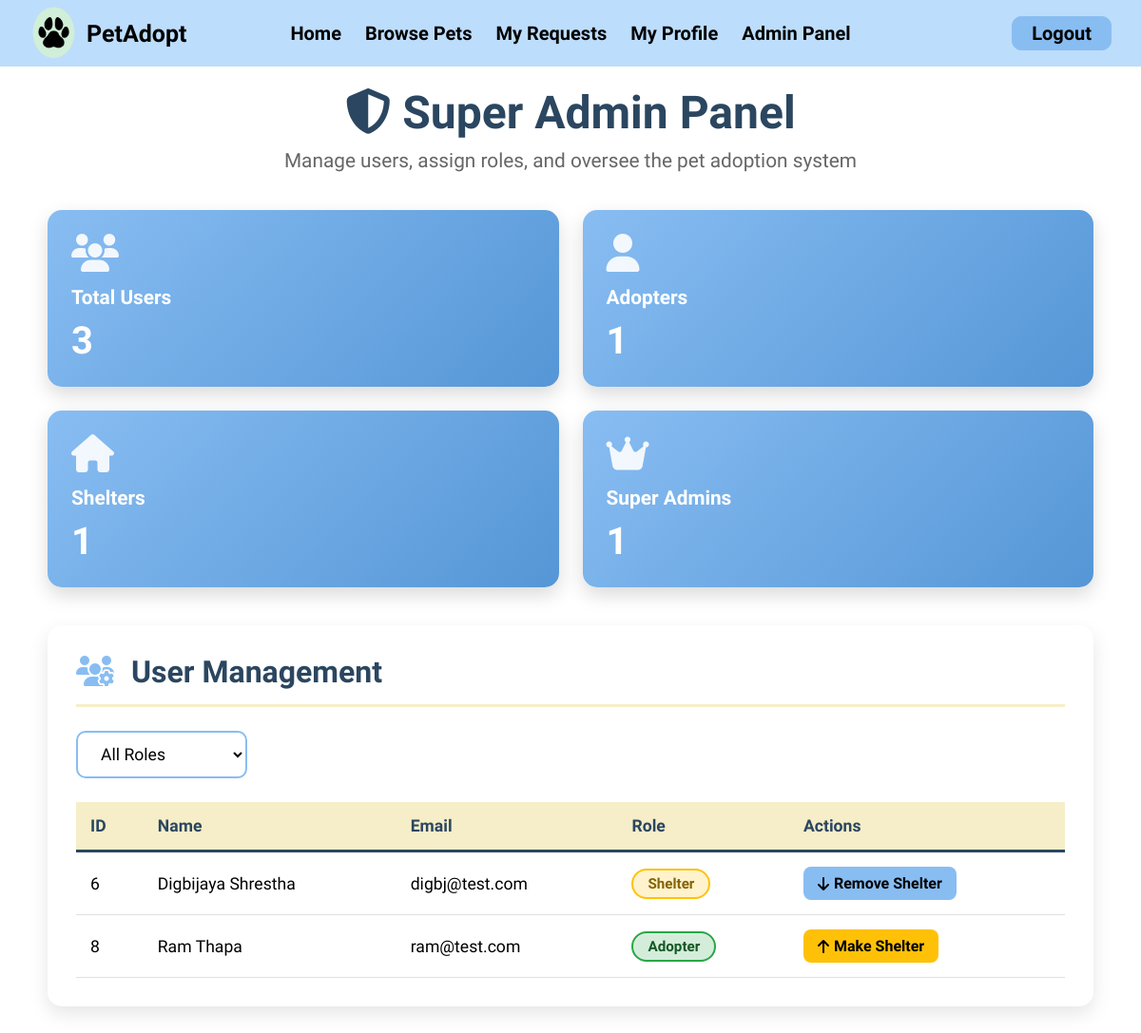
Page /adminpanel.php (signed in) on the earlier database version.
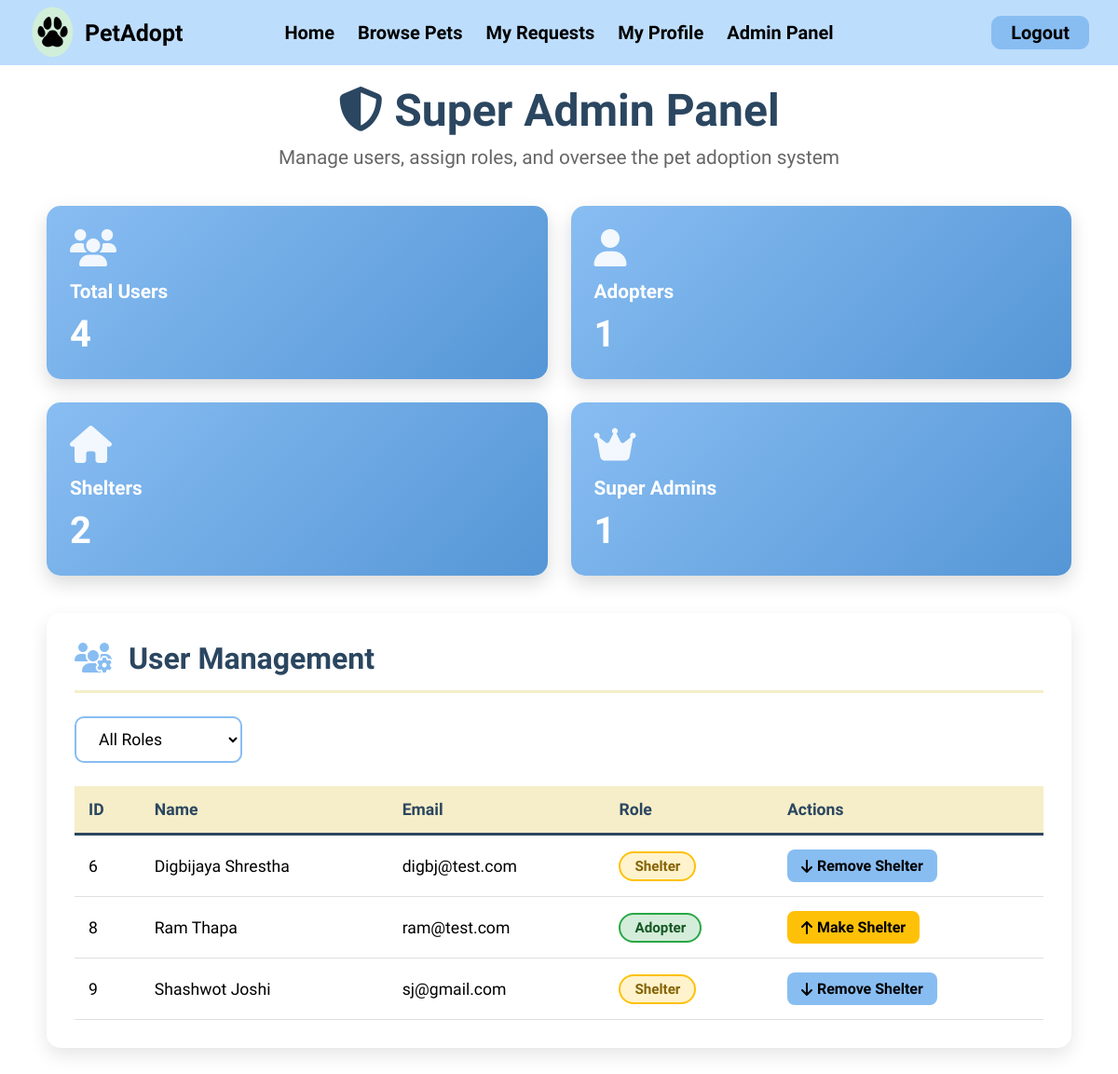
Same page on the later database version.
### tables this page shows
CREATE TABLE `users` (
  `id` int(11) NOT NULL AUTO_INCREMENT,
  `full_name` varchar(255) NOT NULL,
  `email` varchar(255) NOT NULL,
  `phone_num` varchar(10) NOT NULL,
  `password` varchar(255) NOT NULL,
  `role` enum('user','admin','superadmin') NOT NULL DEFAULT 'user',
  `pet_id` int(11) DEFAULT NULL,
  PRIMARY KEY (`id`),
  UNIQUE KEY `email` (`email`),
  UNIQUE KEY `phone_num` (`phone_num`),
  KEY `pet_id` (`pet_id`)
);

### adminpanel.php (the view, shortened to what the changed rows need)
<?php
include('navbar.php');
$currentUserId = $_SESSION['id'];
$roleFilter = isset($_GET['role']) ? $_GET['role'] : 'all';
if ($roleFilter === 'all') {
    $stmt = $con->prepare("SELECT id, full_name, email, role
                           FROM users
                           WHERE id != ?
                           ORDER BY id ASC");
    $stmt->bind_param("i", $currentUserId);
} else {
    $stmt = $con->prepare("SELECT id, full_name, email, role
                           FROM users
                           WHERE id != ? AND role = ?
                           ORDER BY id ASC");
    $stmt->bind_param("is", $currentUserId, $roleFilter);
}
$stmt->execute();
$result = $stmt->get_result();
$users = $result->fetch_all(MYSQLI_ASSOC);
$stmt = $con->prepare("
SELECT
    COUNT(*) AS total_users,
    SUM(role='user') AS total_adopters,
    SUM(role='admin') AS total_shelters,
    SUM(role='superadmin') AS total_superadmins
FROM users");
$stmt->execute();
$statsResult = $stmt->get_result();
$stats = $statsResult->fetch_assoc();
?>
<!DOCTYPE html>
<html lang="en">
<head>
    <link rel="stylesheet" href="https://cdnjs.cloudflare.com/ajax/libs/font-awesome/6.4.0/css/all.min.css">
    <link rel="stylesheet" href="style.css">
</head>
<body>
    <div class="admin-panel-container">
        <div class="panel-header">
            <h1><i class="fas fa-shield-alt"></i> Super Admin Panel</h1>
        </div>
        <div class="stats-container">
            <div class="stat-card">
                <i class="fas fa-users"></i>
                <h3>Total Users</h3>
                <div class="stat-number"><?php echo $stats['total_users']; ?></div>
            </div>
            <div class="stat-card">
                <i class="fas fa-home"></i>
                <h3>Shelters</h3>
                <div class="stat-number"><?php echo $stats['total_shelters']; ?></div>
            </div>
        </div>
        <div class="management-section">
            <div class="section-header">
                <h2><i class="fas fa-users-cog"></i> User Management</h2>
            </div>
            <div class="user-table-container">
                <?php if (count($users) > 0): ?>
                    <table class="user-table">
                        <thead>
                            <tr>
                                <th>ID</th>
                                <th>Name</th>
                                <th>Email</th>
                                <th>Role</th>
                                <th>Actions</th>
                            </tr>
                        </thead>
                        <tbody>
                            <?php foreach ($users as $user): ?>
                                <?php
                                $roleClass = $user['role'] === 'superadmin' ? 'role-superadmin' :
                                            ($user['role'] === 'admin' ? 'role-admin' : 'role-user');
                                $roleText = $user['role'] === 'superadmin' ? 'Super Admin' :
                                           ($user['role'] === 'admin' ? 'Shelter' : 'Adopter');
                                ?>
                                <tr>
                                    <td><?php echo $user['id']; ?></td>
                                    <td><?php echo htmlspecialchars($user['full_name']); ?></td>
                                    <td><?php echo htmlspecialchars($user['email']); ?></td>
                                    <td><span class="role-badge <?php echo $roleClass; ?>"><?php echo $roleText; ?></span></td>
                                    <td>
                                        <div class="action-buttons">
                                            <?php if ($user['role'] !== 'admin'): ?>
                                                <button class="btn-action btn-promote"
                                                        onclick="openModal(<?php echo $user['id']; ?>, 'promote', '<?php echo htmlspecialchars($user['full_name']); ?>')">
                                                    <i class="fas fa-arrow-up"></i> Make Shelter
                                                </button>
                                            <?php else: ?>
                                                <button class="btn-action btn-demote"
                                                        onclick="openModal(<?php echo $user['id']; ?>, 'demote', '<?php echo htmlspecialchars($user['full_name']); ?>')">
                                                    <i class="fas fa-arrow-down"></i> Remove Shelter
                                                </button>
                                            <?php endif; ?>
                                        </div>
                                    </td>
                                </tr>
                            <?php endforeach; ?>
                        </tbody>
                    </table>
                <?php endif; ?>
            </div>
        </div>
    </div>
</body>
</html>

Differences in the rows shown:
added users: id "9", full_name "Shashwot Joshi", email "sj@gmail.com", role "Shelter"
Other differences:
$stats['total_users']: "3" → "4"
$stats['total_shelters']: "1" → "2"
